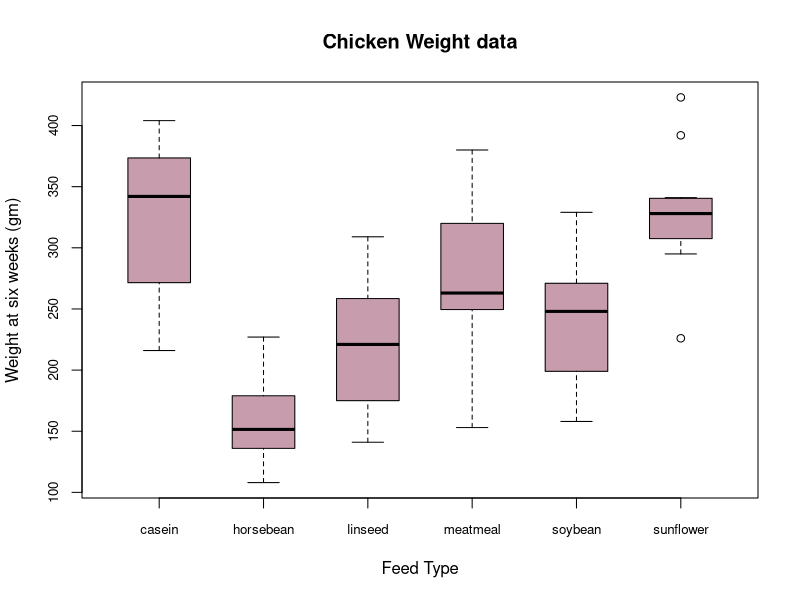

Write R code to recreate this figure.
## ---- chunk 1
# How many variables in this data frame? What are the meanings of these variables?
q1_df <- chickwts
cat("Variable names are - '", paste(names(q1_df), collapse = "' and '"), "'", sep="")
head(q1_df,5)
## ---- chunk 2
# Draw a boxplot to illustrate the weight of different feed types.
# (Put all boxplots in a single plot.)
par(cex.axis = 0.8) # Reduce the fontsize of the x and y ticks to make it fit
boxplot(q1_df$weight ~ q1_df$feed, col = "#c79cac",
        varwidth = FALSE, notch = FALSE, main = "Chicken Weight data",
        ylab = "Weight at six weeks (gm)", xlab = "Feed Type", boxwex = 0.6)
## ---- chunk 3
# Create a subset of the data frame called chickwtsLinseed which contains all
# observations for which the chicks were fed linseed.
chickwtsLinseed <- q1_df[q1_df$feed == "linseed", ]
rownames(chickwtsLinseed) <- seq_len(nrow(chickwtsLinseed))    # Reset column index

# Calculate the average weight of the chicks who were fed linseed.
cat("Average weight for linseed chicks is", mean(chickwtsLinseed$weight), "gm.")
## ---- chunk 4
# Compare the weights of chicks in group linseed and group sunflower by a
# two-sample t test. What is the p value?
chickwtsSunflower <- q1_df[q1_df$feed == "sunflower", ]
rownames(chickwtsSunflower) <- seq_len(nrow(chickwtsSunflower))
chickwtsTtest <- t.test(chickwtsLinseed$weight, chickwtsSunflower$weight)
chickwtsPval <- chickwtsTtest$p.value
cat("The p-value is", format(chickwtsPval, scientific = FALSE))
## ---- chunk 5
# Find number of observations, mean, median and standard deviation of weight for each feed type
summary_stats_list <- tapply(q1_df$weight, q1_df$feed, function(x) {
  len_df <- length(x)
  mn_df <- mean(x)
  medn_df <- median(x)
  sd_df <- sd(x)
  agg <- c(num = len_df, mean = mn_df, median = medn_df, sd = sd_df)
  return(agg)
})

summary_df <- as.data.frame(do.call(rbind, summary_stats_list))
print(summary_df)
## ---- chunk 6
# Assign rnf6080.dat to dataframe and change -999 to NA
rain_df <- read.table('rnf6080.dat')
rain_df[rain_df == -999] <- NA
head(rain_df, 5)
## ---- chunk 7
# What are the names of the columns of rain.df?
names(rain_df)
## ---- chunk 8
# Re-label the columns of the data frame
names(rain_df) <- c("year", "month", "day", seq(0, 23))
names(rain_df)
## ---- chunk 9
# Create daily daily column equal to sum of the 24 hourly columns
library(dplyr)
rain_df <- mutate(rain_df, daily = rowSums(rain_df[, 4:27], na.rm = TRUE))
# rain_df$daily <- rowSums(rain_df[, 4:27], na.rm = TRUE)
head(rain_df, 5)
## ---- chunk 10
# Find average amounts of rain fall for each month.
grouped_month <- rain_df %>%
  group_by(month) %>% # year,
  summarize(monthly_avg = mean(daily, na.rm = TRUE), .groups = "drop") %>%
  arrange(month)

print(grouped_month)
## ---- chunk 11

